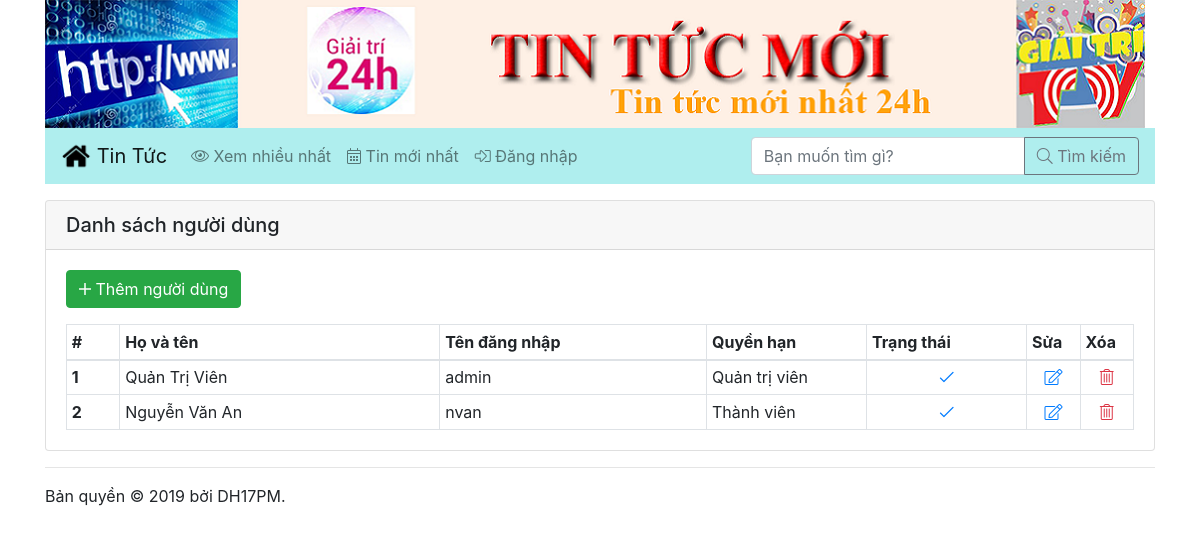
Screenshot of /nguoidung.php with the database file from the repository.
### tables this page shows
CREATE TABLE `tbl_nguoidung` (
  `ID` int(10) NOT NULL,
  `HoVaTen` varchar(50) NOT NULL,
  `TenDangNhap` varchar(50) NOT NULL,
  `MatKhau` varchar(100) NOT NULL,
  `QuyenHan` tinyint(1) NOT NULL,
  `Khoa` tinyint(1) NOT NULL
);

### nguoidung.php (the view, shortened to what this page needs)
<?php
	include_once "ketnoi.php";
	$sql = "SELECT * FROM tbl_nguoidung";
	$danhsach = mysqli_query($link, $sql);
?>
<!DOCTYPE html>
<html lang="en">
<?php include_once "header.php"; ?>
<body>
	<div class="container">
		<?php include_once "navbar.php"; ?>
		<div class="card mt-3">
			<h5 class="card-header">Danh sách người dùng</h5>
			<div class="card-body">
				<p><a href="nguoidung_them.php" class="btn btn-success"><i class="fal fa-plus"></i> Thêm người dùng</a></p>
				<table class="table table-bordered table-sm mb-0">
					<thead>
						<tr>
							<th width="5%">#</th>
							<th width="30%">Họ và tên</th>
							<th width="25%">Tên đăng nhập</th>
							<th width="15%">Quyền hạn</th>
							<th width="15%">Trạng thái</th>
							<th width="5%">Sửa</th>
							<th width="5%">Xóa</th>
						</tr>
					</thead>
					<tbody>
						<?php
							while($dong = mysqli_fetch_array($danhsach))
							{
								echo "<tr>";
									echo "<th>{$dong['ID']}</th>";
									echo "<td>{$dong['HoVaTen']}</td>";
									echo "<td>{$dong['TenDangNhap']}</td>";
									echo "<td>";
										if($dong['QuyenHan'] == 1)
											echo "Quản trị viên";
										else
											echo "Thành viên";
									echo "</td>";
									echo "<td class='text-center'>";
										if($dong['Khoa'] == 1)
											echo "<a href='nguoidung_kichhoat.php?id={$dong['ID']}'><i class='fal fa-ban text-danger'></i></a>";
										else
											echo "<a href='nguoidung_kichhoat.php?id={$dong['ID']}'><i class='fal fa-check text-primary'></i></a>";
									echo "</td>";
									echo "<td class='text-center'><a href='nguoidung_sua.php?id={$dong['ID']}'><i class='fal fa-edit'></i></a></td>";
									echo "<td class='text-center'><a href='nguoidung_xoa.php?id={$dong['ID']}' onclick='return confirm(\"Bạn có muốn xóa người dùng {$dong['HoVaTen']} không?\")'><i class='fal fa-trash-alt text-danger'></i></a></td>";
								echo "</tr>";
							}
						?>
					</tbody>
				</table>
			</div>
		</div>
		<?php include_once "footer.php"; ?>
	</div>
</body>
</html>

### rows the page displays
tbl_nguoidung: ID "1", HoVaTen "Quản Trị Viên", TenDangNhap "admin", QuyenHan "Quản trị viên"
tbl_nguoidung: ID "2", HoVaTen "Nguyễn Văn An", TenDangNhap "nvan", QuyenHan "Thành viên"
